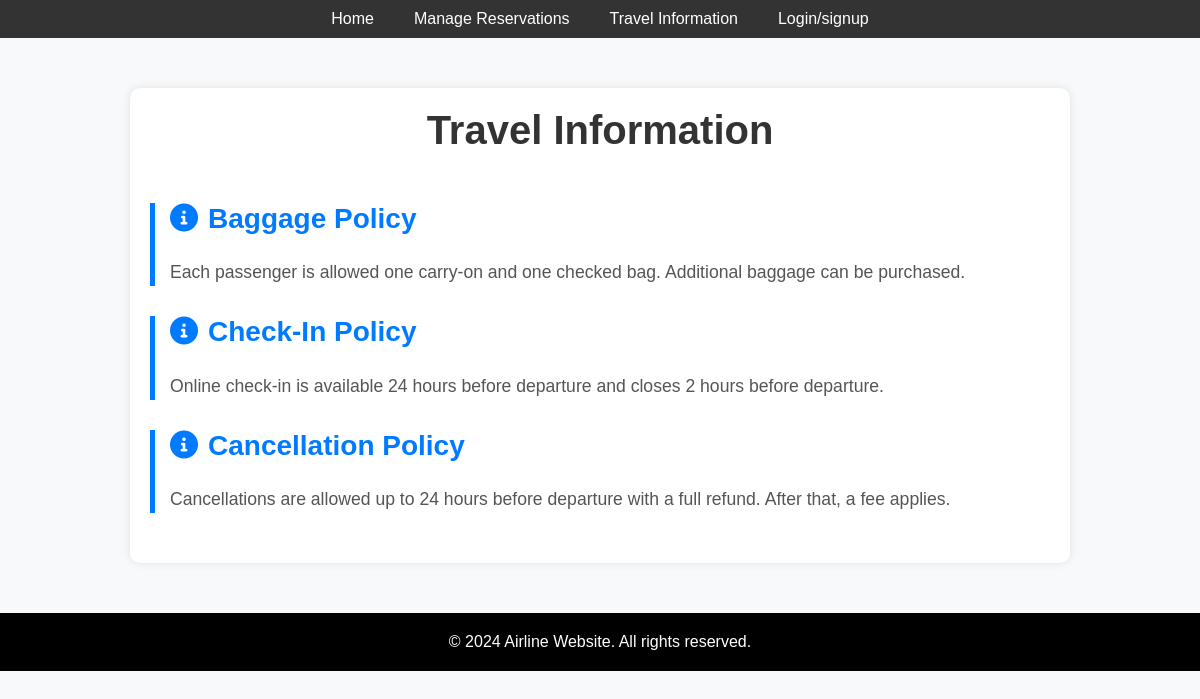
Page /travel-info.php on the committed database.
### tables this page shows
CREATE TABLE `travelinfo` (
  `InfoID` int(11) NOT NULL,
  `InfoType` varchar(50) DEFAULT NULL,
  `Content` text DEFAULT NULL
);

### travel-info.php (the view, shortened to what this page needs)
<?php require("header.php")?>
<?php
include 'connect.php';
$sql = "SELECT InfoType, Content FROM travelinfo";
$result = $conn->query($sql);
?>
<!DOCTYPE html>
<html lang="en">
<head>
    <link rel="stylesheet" href="https://cdnjs.cloudflare.com/ajax/libs/font-awesome/6.0.0-beta3/css/all.min.css">
</head>
<body>
 <main class="main">
    <div class="container">
        <div class="header">
            <h1>Travel Information</h1>
        </div>
        <?php if ($result->num_rows > 0): ?>
            <?php while($row = $result->fetch_assoc()): ?>
                <div class="info-section">
                    <h2><i class="fas fa-info-circle"></i><?php echo htmlspecialchars($row['InfoType']); ?></h2>
                    <p><?php echo nl2br(htmlspecialchars($row['Content'])); ?></p>
                </div>
            <?php endwhile; ?>
        <?php else: ?>
            <p>No travel information available.</p>
        <?php endif; ?>
    </div>
    <div class="footer">
        &copy; <?php echo date("Y"); ?> Airline Website. All rights reserved.
    </div>
 </main>
</body>
</html>

### css/style.css (style rules this page uses)
body { font-family: Arial, sans-serif; margin:0; padding:0; }
.container { max-width: 600px; margin: 50px auto; background-color: #fff; border-radius: 8px; padding: 20px; box-shadow: 0 0 10px rgba(0, 0, 0, 0.1); }
.main { padding:38px 0; }

### travel-info.php (style rules this page uses)
body { font-family: 'Arial', sans-serif; background-color: #f8f9fa; margin: 0; padding: 0; }
.container { max-width: 900px; margin: 50px auto; padding: 20px; background-color: #fff; box-shadow: 0 0 10px rgba(0, 0, 0, 0.1); border-radius: 10px; }
.header { text-align: center; margin-bottom: 50px; }
.header h1 { font-size: 2.5em; color: #333; margin: 0; }
.info-section { margin-bottom: 30px; border-left: 5px solid #007bff; padding-left: 15px; transition: all 0.3s ease; }
.info-section h2 { margin-top: 0; color: #007bff; font-size: 1.75em; }
.info-section p { font-size: 1.1em; line-height: 1.6; color: #555; }
.info-section i { margin-right: 10px; color: #007bff; }
.footer { text-align: center; margin-top: 50px; padding: 20px; background-color:black; color: #fff; }

### rows in the picture
travelinfo: InfoType "Baggage Policy", Content "Each passenger is allowed one carry-on and one checked bag. Additional baggage can be purchased."
travelinfo: InfoType "Check-In Policy", Content "Online check-in is available 24 hours before departure and closes 2 hours before departure."
travelinfo: InfoType "Cancellation Policy", Content "Cancellations are allowed up to 24 hours before departure with a full refund. After that, a fee applies."
